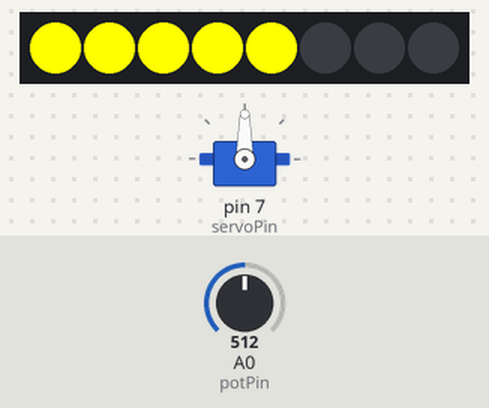
A sketch run on a simulated Arduino Uno, built with avr-gcc and run on an emulated ATmega328P. Shown: servo, 8 RGB LEDs in strip order, left to right. The inputs (shaded band) are chosen by the test bench; at power-on: A0 (potPin) = 512.

Above: at 1.2 s.
1.3 s: A0 (potPin) set to 883
At 1.6 s:
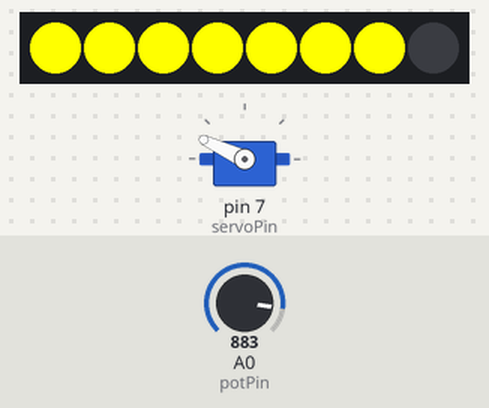
4.3 s: A0 (potPin) set to 903
At 5.3 s:
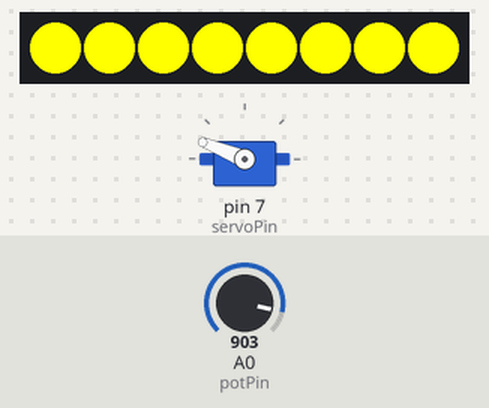
5.8 s: A0 (potPin) set to 716
At 6.9 s:
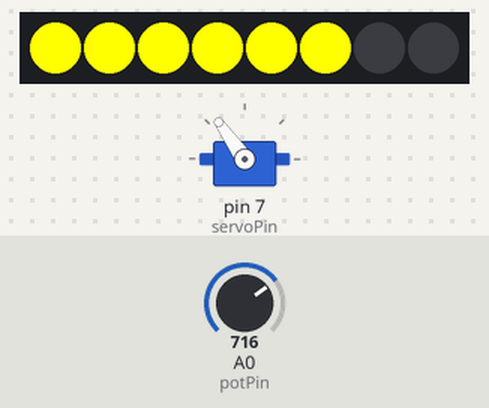
7.3 s: A0 (potPin) set to 1023
At 7.7 s:
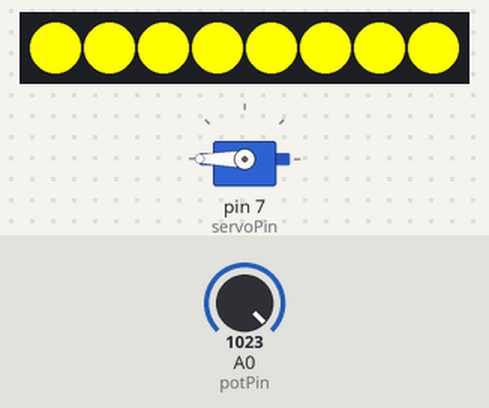
10.3 s: A0 (potPin) set to 306
At 10.8 s:
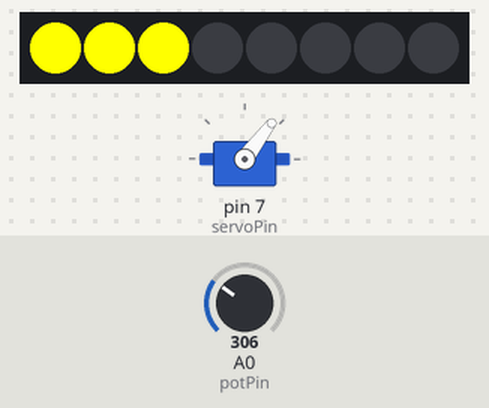
11.8 s: A0 (potPin) set to 122
At 12.8 s:
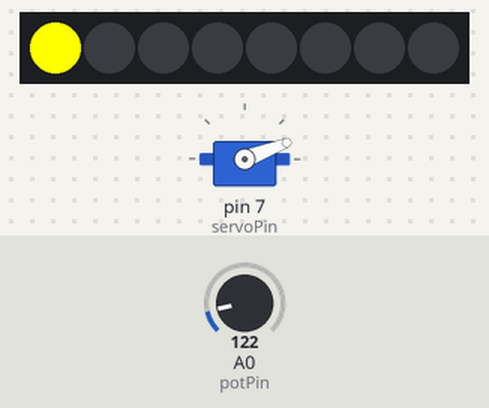
Timing chart, 0 to 14.3 s (numbered marks = the images above; inputs shaded):
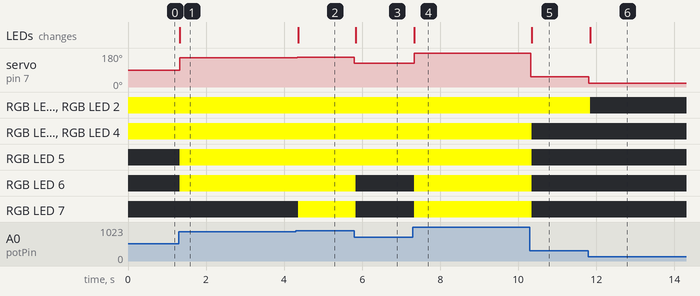

The sketch:

090125_ex01_servo_potentiometer_ledstrip.ino
```cpp
#include <Servo.h>
#include <Adafruit_NeoPixel.h>

Servo myServo;

int potPin = A0;
int servoPin = 7;
int pos = 0;

int LEDPin = 12;
int numOfPixels = 8;

Adafruit_NeoPixel pixels(numOfPixels, LEDPin, NEO_GRBW + NEO_KHZ800);

void setup() {
  myServo.attach(servoPin);
  pinMode(potPin, INPUT);

  pixels.begin();
}

void loop() {
  pixels.clear();

  int potInput = analogRead(potPin);

  pos = map(potInput, 0, 1023, 0, 180);

  int lightPixels = map(potInput, 0, 1023, 0, 8);

  for(int i=0; i<= lightPixels; i++) {
    pixels.setPixelColor(i, pixels.Color(255, 255, 0, 0));

    pixels.show();
  }

  myServo.write(pos);

  delay(15);

}
```

Measured:
- the behaviour switches between 895 and 896 on A0 (potPin) (found by bisection; images 1 and 2)
- after the input at 1.3 s, servo on pin 7 (servoPin): 90° → 155° at once; RGB LED 5, RGB LED 6: off → RGB(255, 255, 0) at once; the LEDs: change at once (image 1)
- after the input at 4.3 s, servo on pin 7 (servoPin): 155° → 158° at once; the LEDs: change after 0.06 s (image 2)
- after the input at 5.8 s, servo on pin 7 (servoPin): 158° → 125° at once; RGB LED 6, RGB LED 7: RGB(255, 255, 0) → off at once; the LEDs: change at once (image 3)
- after the input at 7.3 s, servo on pin 7 (servoPin): 125° → 180° at once; RGB LED 6, RGB LED 7: off → RGB(255, 255, 0) at once; the LEDs: change at once (image 4)
- after the input at 10.3 s, servo on pin 7 (servoPin): 180° → 53° at once; RGB LED 3–7: RGB(255, 255, 0) → off after 0.05 s; the LEDs: change after 0.05 s (image 5)
- after the input at 11.8 s, servo on pin 7 (servoPin): 53° → 21° at once; RGB LED 1, RGB LED 2: RGB(255, 255, 0) → off at once; the LEDs: change at once (image 6)
